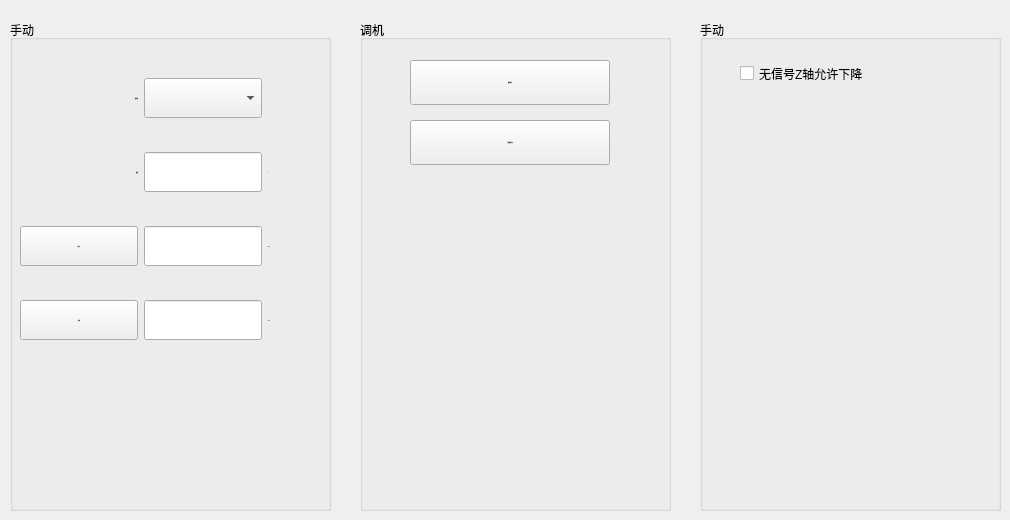
   <widget class="QWidget" name="tabAxisAction">
    <attribute name="title">
     <string>轴动作</string>
    </attribute>
    <widget class="QGroupBox" name="groupBox">
     <property name="geometry">
      <rect>
       <x>10</x>
       <y>20</y>
       <width>321</width>
       <height>491</height>
      </rect>
     </property>
     <property name="styleSheet">
      <string notr="true"/>
     </property>
     <property name="title">
      <string>手动</string>
     </property>
     <widget class="QWidget" name="gridLayoutWidget">
      <property name="geometry">
       <rect>
        <x>10</x>
        <y>30</y>
        <width>300</width>
        <height>321</height>
       </rect>
      </property>
      <layout class="QGridLayout" name="gridLayout">
       <item row="2" column="0">
        <widget class="QPushButton" name="btnDelete_4">
         <property name="sizePolicy">
          <sizepolicy hsizetype="Preferred" vsizetype="Preferred">
           <horstretch>0</horstretch>
           <verstretch>0</verstretch>
          </sizepolicy>
         </property>
         <property name="minimumSize">
          <size>
           <width>118</width>
           <height>40</height>
          </size>
         </property>
         <property name="maximumSize">
          <size>
           <width>118</width>
           <height>40</height>
          </size>
         </property>
         <property name="font">
          <font>
           <family>SimSun</family>
           <pointsize>-1</pointsize>
           <weight>50</weight>
           <bold>false</bold>
          </font>
         </property>
         <property name="styleSheet">
          <string notr="true"/>
         </property>
         <property name="text">
          <string>位置+</string>
         </property>
         <property name="icon">
          <iconset>
           <normaloff>:/TeachPage/teachpage_images/delete.png</normaloff>:/TeachPage/teachpage_images/delete.png</iconset>
         </property>
         <property name="iconSize">
          <size>
           <width>50</width>
           <height>50</height>
          </size>
         </property>
        </widget>
       </item>
       <item row="1" column="0">
        <widget class="QLabel" name="label_31">
         <property name="minimumSize">
          <size>
           <width>118</width>
           <height>40</height>
          </size>
         </property>
         <property name="maximumSize">
          <size>
           <width>118</width>
           <height>40</height>
          </size>
         </property>
         <property name="font">
          <font>
           <family>SimSun</family>
           <pointsize>-1</pointsize>
          </font>
         </property>
         <property name="frameShadow">
          <enum>QFrame::Plain</enum>
         </property>
         <property name="text">
          <string>速度</string>
         </property>
         <property name="alignment">
          <set>Qt::AlignRight|Qt::AlignTrailing|Qt::AlignVCenter</set>
         </property>
        </widget>
       </item>
       <item row="3" column="1">
        <widget class="QLineEdit" name="lineEdit_3">
         <property name="minimumSize">
          <size>
           <width>118</width>
           <height>40</height>
          </size>
         </property>
         <property name="maximumSize">
          <size>
           <width>118</width>
           <height>40</height>
          </size>
         </property>
        </widget>
       </item>
       <item row="2" column="1">
        <widget class="QLineEdit" name="lineEdit_2">
         <property name="minimumSize">
          <size>
           <width>118</width>
           <height>40</height>
          </size>
         </property>
         <property name="maximumSize">
          <size>
           <width>118</width>
           <height>40</height>
          </size>
         </property>
        </widget>
       </item>
       <item row="0" column="0">
        <widget class="QLabel" name="label_23">
         <property name="minimumSize">
          <size>
           <width>118</width>
           <height>40</height>
          </size>
         </property>
         <property name="maximumSize">
          <size>
           <width>118</width>
           <height>40</height>
          </size>
         </property>
         <property name="font">
          <font>
           <family>SimSun</family>
           <pointsize>-1</pointsize>
          </font>
         </property>
         <property name="frameShadow">
          <enum>QFrame::Plain</enum>
         </property>
         <property name="text">
          <string>轴选择</string>
         </property>
         <property name="alignment">
          <set>Qt::AlignRight|Qt::AlignTrailing|Qt::AlignVCenter</set>
         </property>
        </widget>
       </item>
       <item row="1" column="1">
        <widget class="QLineEdit" name="lineEdit">
         <property name="minimumSize">
          <size>
           <width>118</width>
           <height>40</height>
          </size>
         </property>
         <property name="maximumSize">
          <size>
           <width>118</width>
           <height>40</height>
          </size>
         </property>
        </widget>
       </item>
       <item row="1" column="2">
        <widget class="QLabel" name="label_32">
         <property name="minimumSize">
          <size>
           <width>50</width>
           <height>40</height>
          </size>
         </property>
         <property name="maximumSize">
          <size>
           <width>50</width>
           <height>40</height>
          </size>
         </property>
         <property name="font">
          <font>
           <family>SimSun</family>
           <pointsize>-1</pointsize>
          </font>
         </property>
         <property name="layoutDirection">
          <enum>Qt::LeftToRight</enum>
         </property>
         <property name="frameShadow">
          <enum>QFrame::Plain</enum>
         </property>
         <property name="text">
          <string>%</string>
         </property>
         <property name="alignment">
          <set>Qt::AlignLeading|Qt::AlignLeft|Qt::AlignVCenter</set>
         </property>
        </widget>
       </item>
       <item row="0" column="1">
        <widget class="QComboBox" name="comboBox_3">
         <property name="minimumSize">
          <size>
           <width>118</width>
           <height>40</height>
          </size>
         </property>
         <property name="maximumSize">
          <size>
           <width>118</width>
           <height>40</height>
          </size>
         </property>
         <property name="font">
          <font>
           <family>SimSun</family>
           <pointsize>-1</pointsize>
          </font>
         </property>
         <property name="styleSheet">
          <string notr="true"/>
         </property>
        </widget>
       </item>
       <item row="3" column="0">
        <widget class="QPushButton" name="btnDelete_5">
         <property name="sizePolicy">
          <sizepolicy hsizetype="Preferred" vsizetype="Preferred">
           <horstretch>0</horstretch>
           <verstretch>0</verstretch>
          </sizepolicy>
         </property>
         <property name="minimumSize">
          <size>
           <width>118</width>
           <height>40</height>
          </size>
         </property>
         <property name="maximumSize">
          <size>
           <width>118</width>
           <height>40</height>
          </size>
         </property>
         <property name="font">
          <font>
           <family>SimSun</family>
           <pointsize>-1</pointsize>
           <weight>50</weight>
           <bold>false</bold>
          </font>
         </property>
         <property name="styleSheet">
          <string notr="true"/>
         </property>
         <property name="text">
          <string>位置-</string>
         </property>
         <property name="icon">
          <iconset>
           <normaloff>:/TeachPage/teachpage_images/delete.png</normaloff>:/TeachPage/teachpage_images/delete.png</iconset>
         </property>
         <property name="iconSize">
          <size>
           <width>50</width>
           <height>50</height>
          </size>
         </property>
        </widget>
       </item>
       <item row="2" column="2">
        <widget class="QLabel" name="label_34">
         <property name="minimumSize">
          <size>
           <width>50</width>
           <height>40</height>
          </size>
         </property>
         <property name="maximumSize">
          <size>
           <width>50</width>
           <height>40</height>
          </size>
         </property>
         <property name="font">
          <font>
           <family>SimSun</family>
           <pointsize>-1</pointsize>
          </font>
         </property>
         <property name="layoutDirection">
          <enum>Qt::LeftToRight</enum>
         </property>
         <property name="frameShadow">
          <enum>QFrame::Plain</enum>
         </property>
         <property name="text">
          <string>mm</string>
         </property>
         <property name="alignment">
          <set>Qt::AlignLeading|Qt::AlignLeft|Qt::AlignVCenter</set>
         </property>
        </widget>
       </item>
       <item row="3" column="2">
        <widget class="QLabel" name="label_33">
         <property name="minimumSize">
          <size>
           <width>50</width>
           <height>40</height>
          </size>
         </property>
         <property name="maximumSize">
          <size>
           <width>50</width>
           <height>40</height>
          </size>
         </property>
         <property name="font">
          <font>
           <family>SimSun</family>
           <pointsize>-1</pointsize>
          </font>
         </property>
         <property name="layoutDirection">
          <enum>Qt::LeftToRight</enum>
         </property>
         <property name="frameShadow">
          <enum>QFrame::Plain</enum>
         </property>
         <property name="text">
          <string>mm</string>
         </property>
         <property name="alignment">
          <set>Qt::AlignLeading|Qt::AlignLeft|Qt::AlignVCenter</set>
         </property>
        </widget>
       </item>
      </layout>
     </widget>
    </widget>
    <widget class="QGroupBox" name="groupBox_2">
     <property name="geometry">
      <rect>
       <x>360</x>
       <y>20</y>
       <width>311</width>
       <height>491</height>
      </rect>
     </property>
     <property name="styleSheet">
      <string notr="true"/>
     </property>
     <property name="title">
      <string>调机</string>
     </property>
     <widget class="QPushButton" name="btnDelete_6">
      <property name="geometry">
       <rect>
        <x>50</x>
        <y>40</y>
        <width>200</width>
        <height>45</height>
       </rect>
      </property>
      <property name="sizePolicy">
       <sizepolicy hsizetype="Preferred" vsizetype="Preferred">
        <horstretch>0</horstretch>
        <verstretch>0</verstretch>
       </sizepolicy>
      </property>
      <property name="minimumSize">
       <size>
        <width>200</width>
        <height>45</height>
       </size>
      </property>
      <property name="maximumSize">
       <size>
        <width>200</width>
        <height>45</height>
       </size>
      </property>
      <property name="font">
       <font>
        <family>SimSun</family>
        <pointsize>-1</pointsize>
        <weight>50</weight>
        <bold>false</bold>
       </font>
      </property>
      <property name="styleSheet">
       <string notr="true"/>
      </property>
      <property name="text">
       <string>调机功能</string>
      </property>
      <property name="icon">
       <iconset>
        <normaloff>:/TeachPage/teachpage_images/delete.png</normaloff>:/TeachPage/teachpage_images/delete.png</iconset>
      </property>
      <property name="iconSize">
       <size>
        <width>50</width>
        <height>50</height>
       </size>
      </property>
     </widget>
     <widget class="QPushButton" name="btnDelete_7">
      <property name="geometry">
       <rect>
        <x>50</x>
        <y>100</y>
        <width>200</width>
        <height>45</height>
       </rect>
      </property>
      <property name="sizePolicy">
       <sizepolicy hsizetype="Preferred" vsizetype="Preferred">
        <horstretch>0</horstretch>
        <verstretch>0</verstretch>
       </sizepolicy>
      </property>
      <property name="minimumSize">
       <size>
        <width>200</width>
        <height>45</height>
       </size>
      </property>
      <property name="maximumSize">
       <size>
        <width>200</width>
        <height>45</height>
       </size>
      </property>
      <property name="font">
       <font>
        <family>SimSun</family>
        <pointsize>-1</pointsize>
        <weight>50</weight>
        <bold>false</bold>
       </font>
      </property>
      <property name="styleSheet">
       <string notr="true"/>
      </property>
      <property name="text">
       <string>手动智能力矩</string>
      </property>
      <property name="icon">
       <iconset>
        <normaloff>:/TeachPage/teachpage_images/delete.png</normaloff>:/TeachPage/teachpage_images/delete.png</iconset>
      </property>
      <property name="iconSize">
       <size>
        <width>50</width>
        <height>50</height>
       </size>
      </property>
     </widget>
    </widget>
    <widget class="QGroupBox" name="groupBox_3">
     <property name="geometry">
      <rect>
       <x>700</x>
       <y>20</y>
       <width>301</width>
       <height>491</height>
      </rect>
     </property>
     <property name="styleSheet">
      <string notr="true"/>
     </property>
     <property name="title">
      <string>手动</string>
     </property>
     <widget class="QCheckBox" name="checkBox">
      <property name="geometry">
       <rect>
        <x>40</x>
        <y>40</y>
        <width>240</width>
        <height>27</height>
       </rect>
      </property>
      <property name="minimumSize">
       <size>
        <width>240</width>
        <height>27</height>
       </size>
      </property>
      <property name="maximumSize">
       <size>
        <width>240</width>
        <height>27</height>
       </size>
      </property>
      <property name="styleSheet">
       <string notr="true"/>
      </property>
      <property name="text">
       <string>无信号Z轴允许下降</string>
      </property>
     </widget>
    </widget>
   </widget>
